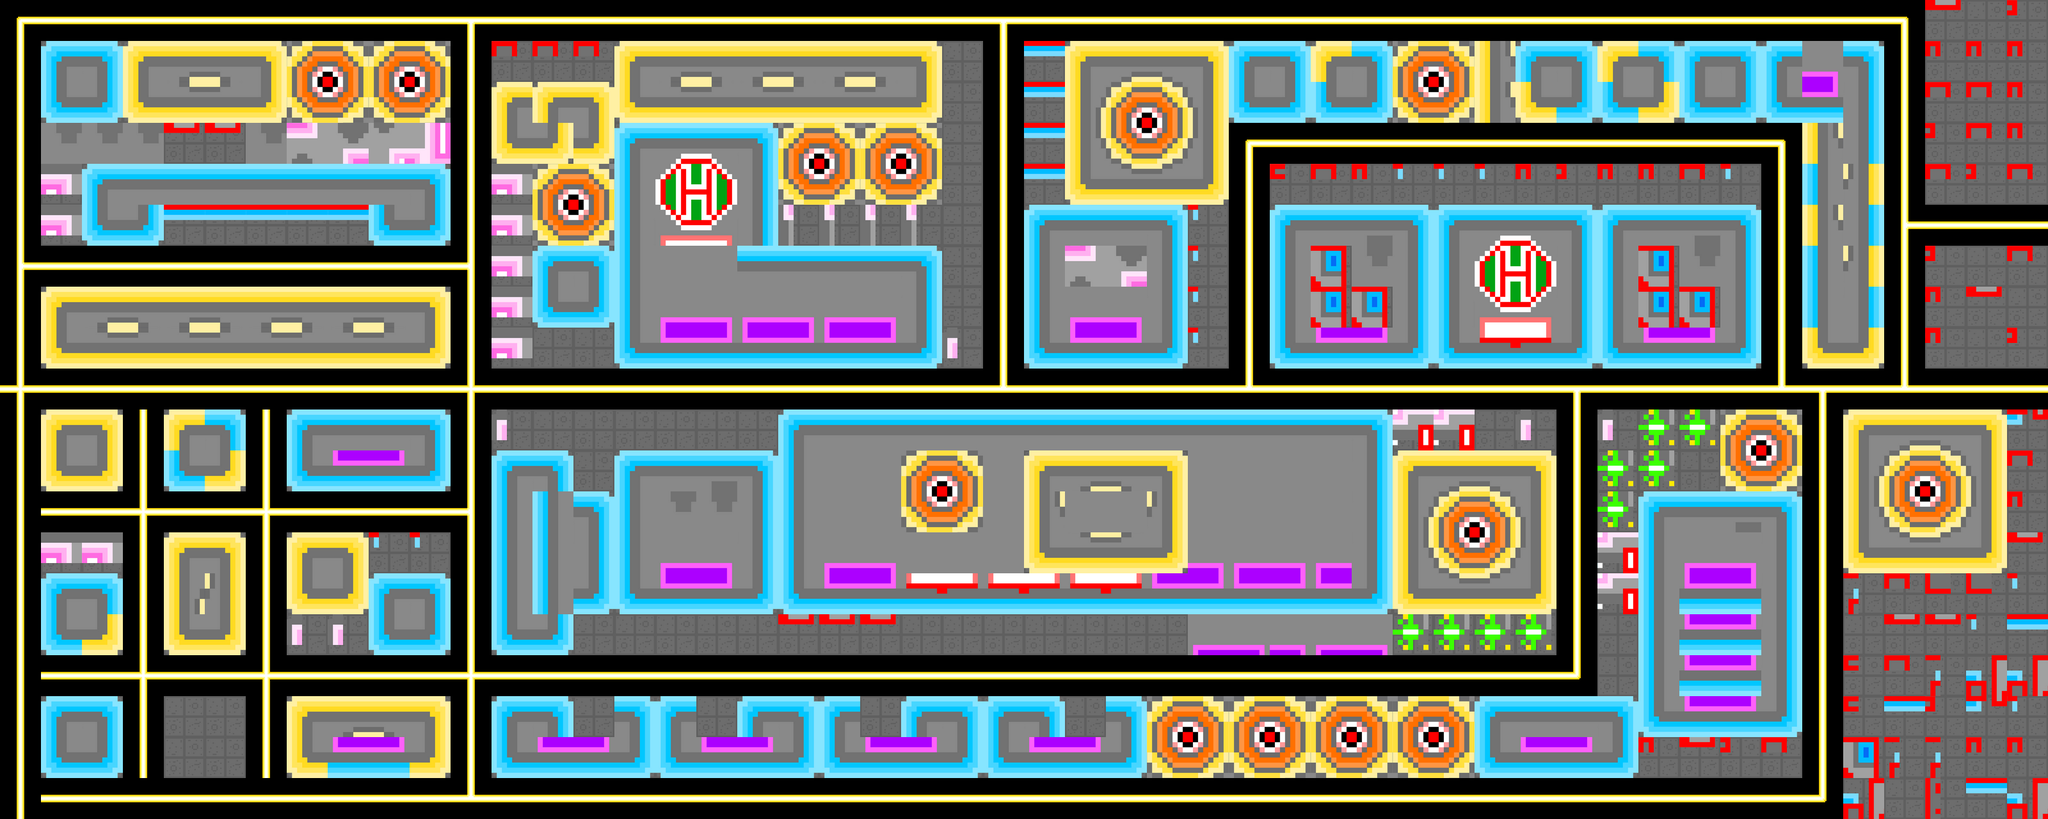

The image is a tile-based game level rendered from a .tmx file. Its description and source (layers, tilesets, objects; grid data summarised) follow:
An orthogonal 50x20 tile map with 64x64 px tiles, 2 tile layers (floor, bulid) and 36 objects (23x enemy1, 11x enemy2, player, goal).

<map version="1.0" tiledversion="1.0.3" orientation="orthogonal" renderorder="right-down" width="50" height="20" tilewidth="64" tileheight="64" nextobjectid="44">
 <tileset firstgid="1" name="tileset" tilewidth="64" tileheight="64" tilecount="90" columns="45">
  <image source="tileset.png" width="2880" height="128" />
 </tileset>
 <layer name="floor" width="50" height="20">
  <data>[1000 cells, 1000 non-empty, 11 distinct tile ids]</data>
 </layer>
 <layer name="bulid" width="50" height="20">
  <data>[1000 cells, 649 non-empty, 63 distinct tile ids]</data>
 </layer>
 <objectgroup name="character">
  <object id="2" name="player" type="player" gid="17" x="0" y="637" width="64" height="64" />
  <object id="3" name="enemy1" type="enemy1" gid="17" x="681.667" y="623.667" width="64" height="64" />
  <object id="4" name="enemy1" type="enemy1" gid="17" x="681.667" y="684.333" width="64" height="64" />
  <object id="5" name="enemy1" type="enemy1" gid="17" x="667.333" y="426" width="64" height="64" />
  <object id="6" name="enemy1" type="enemy1" gid="17" x="592" y="446.667" width="64" height="64" />
  <object id="7" name="enemy1" type="enemy1" gid="17" x="1005.33" y="620" width="64" height="64" />
  <object id="8" name="enemy1" type="enemy1" gid="17" x="1073.33" y="652" width="64" height="64" />
  <object id="9" name="enemy1" type="enemy1" gid="17" x="911.333" y="657.333" width="64" height="64" />
  <object id="10" name="enemy1" type="enemy1" gid="17" x="702" y="1096" width="64" height="64" />
  <object id="11" name="enemy1" type="enemy1" gid="17" x="774" y="1078" width="64" height="64" />
  <object id="12" name="enemy1" type="enemy1" gid="17" x="1269.33" y="1056" width="64" height="64" />
  <object id="13" name="enemy1" type="enemy1" gid="17" x="1396" y="1060" width="64" height="64" />
  <object id="14" name="enemy1" type="enemy1" gid="17" x="1009.33" y="1048" width="64" height="64" />
  <object id="15" name="enemy1" type="enemy1" gid="17" x="2313.33" y="1078.67" width="64" height="64" />
  <object id="16" name="enemy1" type="enemy1" gid="17" x="1724" y="1085.33" width="64" height="64" />
  <object id="17" name="enemy1" type="enemy1" gid="17" x="1912" y="250.667" width="64" height="64" />
  <object id="18" name="enemy1" type="enemy1" gid="17" x="1941.33" y="625.333" width="64" height="64" />
  <object id="20" name="enemy1" type="enemy1" gid="17" x="1877.33" y="601.333" width="64" height="64" />
  <object id="21" name="enemy1" type="enemy1" gid="17" x="2942.67" y="629.333" width="64" height="64" />
  <object id="22" name="enemy1" type="enemy1" gid="17" x="2814.67" y="692" width="64" height="64" />
  <object id="23" name="enemy1" type="enemy1" gid="17" x="2746.67" y="598.667" width="64" height="64" />
  <object id="24" name="enemy1" type="enemy1" gid="17" x="1505.33" y="102.667" width="64" height="64" />
  <object id="25" name="enemy2" type="enemy2" gid="17" x="1586.67" y="62.6667" width="64" height="64" />
  <object id="26" name="enemy1" type="enemy1" gid="17" x="2869.33" y="64" width="64" height="64" />
  <object id="27" name="enemy1" type="enemy1" gid="17" x="2949.33" y="94.6667" width="64" height="64" />
  <object id="28" name="enemy2" type="enemy2" gid="17" x="1525.58" y="632" width="64" height="64" />
  <object id="30" name="enemy2" type="enemy2" gid="17" x="1837" y="647" width="64" height="64" />
  <object id="33" name="enemy2" type="enemy2" gid="17" x="1122" y="1074" width="64" height="64" />
  <object id="34" name="enemy2" type="enemy2" gid="17" x="1154" y="632" width="64" height="64" />
  <object id="35" name="enemy2" type="enemy2" gid="17" x="2934" y="166" width="64" height="64" />
  <object id="36" name="enemy2" type="enemy2" gid="17" x="3026" y="638" width="64" height="64" />
  <object id="37" name="enemy2" type="enemy2" gid="17" x="2196" y="1088" width="64" height="64" />
  <object id="38" name="enemy2" type="enemy2" gid="17" x="2018" y="620" width="64" height="64" />
  <object id="39" name="enemy2" type="enemy2" gid="17" x="1984" y="256" width="64" height="64" />
  <object id="40" name="enemy2" type="enemy2" gid="17" x="390" y="1086" width="64" height="64" />
  <object id="42" name="goal" type="goal" gid="17" x="3140" y="640" width="64" height="64" />
 </objectgroup>
</map>